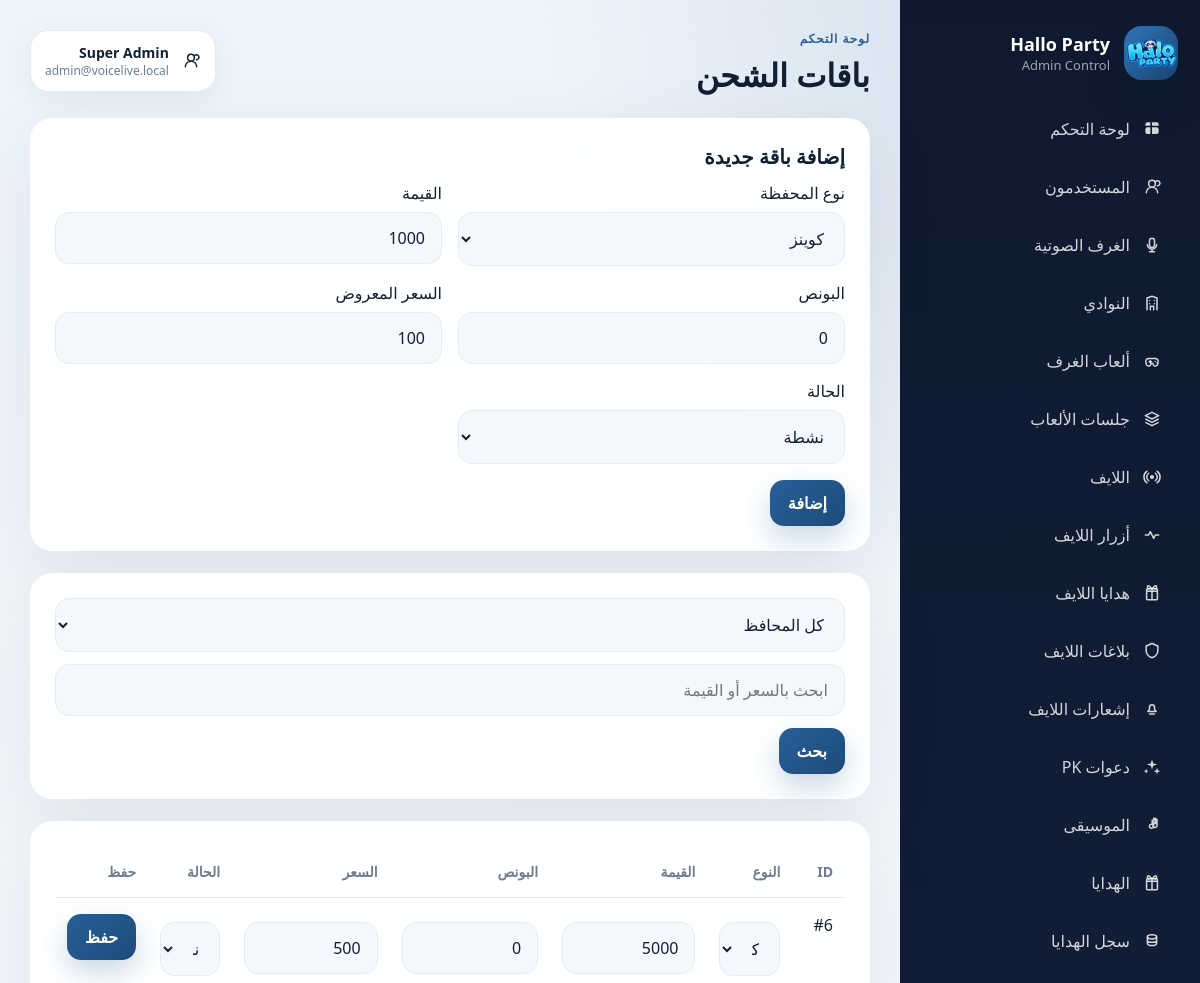
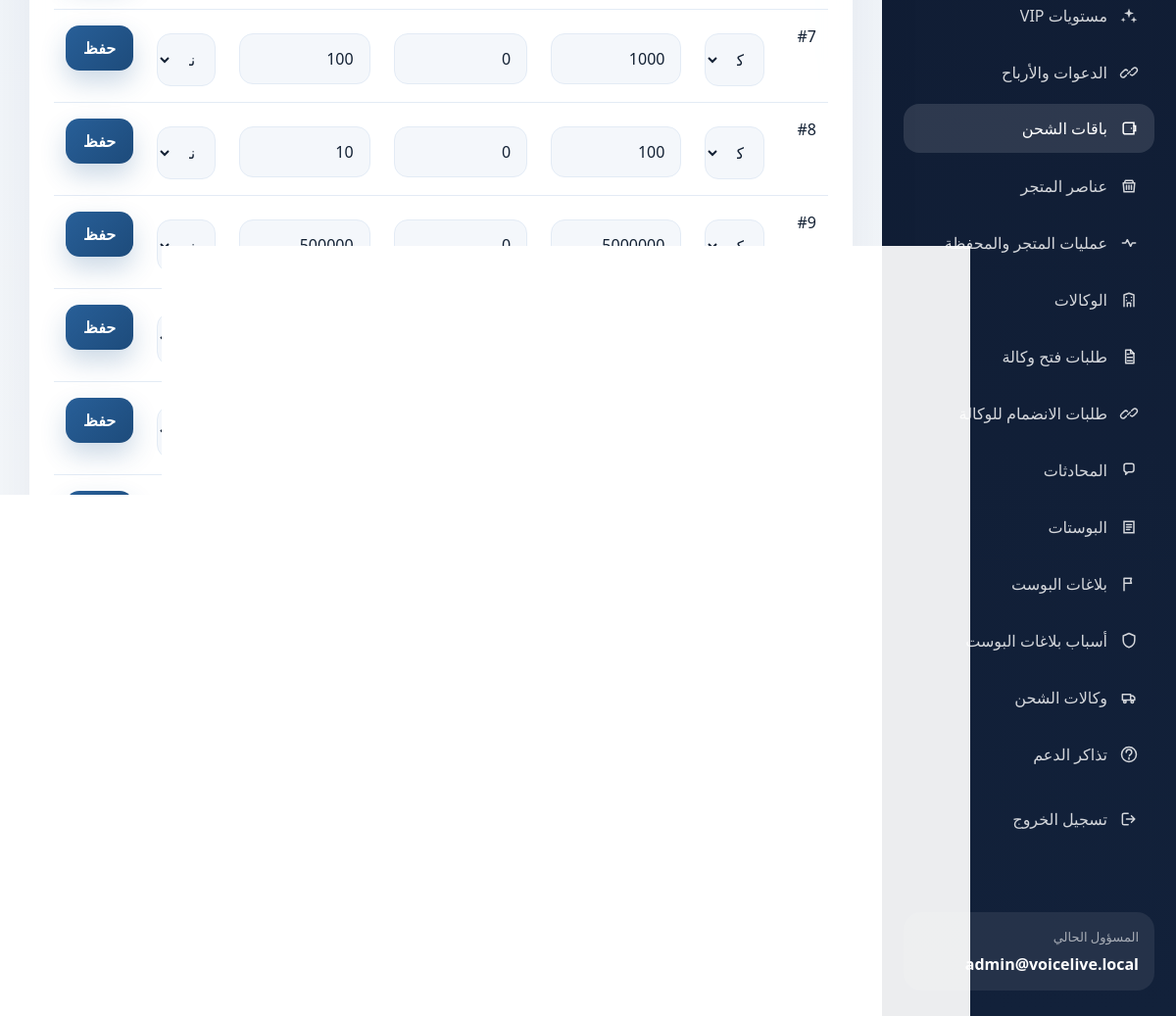
Screenshot of /backend/admin/wallet-packages.php (signed in) with the database file from the repository (2 pictures, top to bottom).
### tables this page shows
CREATE TABLE IF NOT EXISTS wallet_packages (
            id INT UNSIGNED AUTO_INCREMENT PRIMARY KEY,
            wallet_type VARCHAR(20) NOT NULL,
            amount INT NOT NULL,
            bonus_amount INT NOT NULL DEFAULT 0,
            price_label VARCHAR(120) NOT NULL,
            status VARCHAR(20) NOT NULL DEFAULT "active",
            display_order INT NOT NULL DEFAULT 0,
            created_at DATETIME NOT NULL,
            updated_at DATETIME NOT NULL
        );

### backend/src/EconomyService.php (called while the page is built, shortened)
<?php
final class EconomyService
{
    public function adminListWalletPackages(string $walletType = '', string $search = ''): array
    {
        $sql = 'SELECT * FROM wallet_packages WHERE 1 = 1';
        $params = [];
        $sql .= ' ORDER BY wallet_type ASC, display_order ASC, id ASC';
        $statement = $this->pdo->prepare($sql);
        $statement->execute($params);
        return $statement->fetchAll();
    }
}

### backend/admin/wallet-packages.php (the view, shortened to what this page needs)
<?php
require_once __DIR__ . '/common.php';
$pdo = admin_pdo();
$economyService = new EconomyService($pdo);
$walletType = trim((string) ($_GET['wallet_type'] ?? ''));
$search = trim((string) ($_GET['search'] ?? ''));
$packages = $economyService->adminListWalletPackages($walletType, $search);
admin_render_header('باقات الشحن', 'wallet-packages');
?>
<section class="panel">
    <div class="panel-title">إضافة باقة جديدة</div>
    <form method="post" class="form-grid">
        <label>
            نوع المحفظة
            <select name="wallet_type">
                <option value="coins">كوينز</option>
            </select>
        </label>
        <label>
            القيمة
            <input type="number" min="1" name="amount" value="1000" required>
        </label>
        <label>
            البونص
            <input type="number" min="0" name="bonus_amount" value="0" required>
        </label>
        <label>
            السعر المعروض
            <input type="text" name="price_label" value="100" required>
        </label>
        <label>
            الحالة
            <select name="status">
                <option value="active">نشطة</option>
            </select>
        </label>
        <div class="action-row">
            <button class="btn btn-primary" type="submit">إضافة</button>
        </div>
    </form>
</section>
<section class="panel">
    <form method="get" class="toolbar">
        <select name="wallet_type">
            <option value="">كل المحافظ</option>
        </select>
        <input type="text" name="search" value="<?= htmlspecialchars($search) ?>" placeholder="ابحث بالسعر أو القيمة">
        <button class="btn btn-primary" type="submit">بحث</button>
    </form>
</section>
<section class="panel table-panel">
    <table class="table">
        <thead>
        <tr>
            <th>ID</th>
            <th>النوع</th>
            <th>القيمة</th>
            <th>البونص</th>
            <th>السعر</th>
            <th>الحالة</th>
            <th>حفظ</th>
        </tr>
        </thead>
        <tbody>
        <?php foreach ($packages as $package): ?>
            <tr>
                <form method="post">
                    <td>#<?= (int) $package['id'] ?></td>
                    <td>
                        <select name="wallet_type">
                            <option value="coins" <?= $package['wallet_type'] === 'coins' ? 'selected' : '' ?>>كوينز</option>
                            <option value="diamonds" <?= $package['wallet_type'] === 'diamonds' ? 'selected' : '' ?>>ألماس</option>
                        </select>
                    </td>
                    <td><input type="number" min="1" name="amount" value="<?= (int) $package['amount'] ?>"></td>
                    <td><input type="number" min="0" name="bonus_amount" value="<?= (int) $package['bonus_amount'] ?>"></td>
                    <td><input type="text" name="price_label" value="<?= htmlspecialchars((string) $package['price_label']) ?>"></td>
                    <td>
                        <select name="status">
                            <option value="active" <?= $package['status'] === 'active' ? 'selected' : '' ?>>نشطة</option>
                        </select>
                    </td>
                    <td><button class="btn btn-primary" type="submit">حفظ</button></td>
                </form>
            </tr>
        <?php endforeach; ?>
        </tbody>
    </table>
</section>
<?php admin_render_footer(); ?>

### backend/admin/common.php (shortened to what this page needs)
<?php
$config = require __DIR__ . '/../config/app.php';
require_once __DIR__ . '/../src/EconomyService.php';
function admin_pdo(): PDO
{
    global $config;
    static $pdo = null;
    if ($pdo instanceof PDO) {
        return $pdo;
    }
    $pdo = Database::connection($config['db']);
    return $pdo;
}
function admin_current_user(): ?array
{
    $statement = admin_pdo()->prepare('SELECT * FROM admins WHERE id = :id LIMIT 1');
    $statement->execute(['id' => $_SESSION['admin_id']]);
    $admin = $statement->fetch();
    return $admin === false ? null : $admin;
}
function admin_brand_name(): string
{
    return 'Hallo Party';
}
function admin_brand_subtitle(): string
{
    return 'Admin Control';
}
function admin_brand_logo_url(): string
{
    return '/app-assets/images/splash_logo.png';
}
function admin_svg_icon(string $name, string $class = 'nav-icon'): string
{
    return sprintf(
        '<svg class="%s" viewBox="0 0 24 24" aria-hidden="true" focusable="false">%s</svg>',
        htmlspecialchars($class, ENT_QUOTES),
        $paths
    );
}
function admin_render_header(string $title, string $active = '', ?string $eyebrow = null): void
{
    $admin = admin_current_user();
    $eyebrowText = $eyebrow ?? 'لوحة التحكم';
    ?>
<!DOCTYPE html>
<html lang="ar" dir="rtl">
<head>
    <link rel="stylesheet" href="/admin/assets/style.css">
</head>
<body>
<div class="admin-shell">
    <aside class="sidebar" id="admin-sidebar">
        <div class="brand">
            <div class="brand-badge">
                <img class="brand-logo-image" src="<?= htmlspecialchars(admin_brand_logo_url(), ENT_QUOTES) ?>" alt="<?= htmlspecialchars(admin_brand_name(), ENT_QUOTES) ?>">
            </div>
            <div>
                <div class="brand-title"><?= htmlspecialchars(admin_brand_name()) ?></div>
                <div class="brand-subtitle"><?= htmlspecialchars(admin_brand_subtitle()) ?></div>
            </div>
        </div>
        <nav class="nav-links">
            <?php foreach (admin_nav_items() as $item): ?>
                <a class="<?= $active === $item['key'] ? 'active' : '' ?>" href="<?= htmlspecialchars($item['href']) ?>">
                    <?= admin_svg_icon((string) $item['icon']) ?>
                    <span><?= htmlspecialchars((string) $item['label']) ?></span>
                </a>
            <?php endforeach; ?>
            <a href="/admin/logout.php" class="nav-logout">
                <?= admin_svg_icon('logout') ?>
                <span>تسجيل الخروج</span>
            </a>
        </nav>
        <?php if ($admin !== null): ?>
            <div class="sidebar-footer">
                <div class="sidebar-footer-label">المسؤول الحالي</div>
                <div class="sidebar-footer-value"><?= htmlspecialchars((string) $admin['email']) ?></div>
            </div>
        <?php endif; ?>
    </aside>
    <main class="content">
        <header class="content-header">
            <div class="content-header-primary">
                <div>
                    <div class="page-eyebrow"><?= htmlspecialchars($eyebrowText) ?></div>
                    <h1><?= htmlspecialchars($title) ?></h1>
                </div>
            </div>
            <?php if ($admin !== null): ?>
                <div class="header-admin-pill">
                    <?= admin_svg_icon('users', 'header-pill-icon') ?>
                    <div>
                        <strong><?= htmlspecialchars((string) ($admin['name'] ?? 'Administrator')) ?></strong>
                        <span><?= htmlspecialchars((string) $admin['email']) ?></span>
                    </div>
                </div>
            <?php endif; ?>
        </header>
<?php
}
function admin_render_footer(): void
{
    ?>
    </main>
</div>
</body>
</html>
<?php
}

### rows the page displays
wallet_packages: id "6", wallet_type "كوينز", amount "5000", bonus_amount "0", price_label "500", status "نشطة"
wallet_packages: id "7", wallet_type "كوينز", amount "1000", bonus_amount "0", price_label "100", status "نشطة"
wallet_packages: id "8", wallet_type "كوينز", amount "100", bonus_amount "0", price_label "10", status "نشطة"
wallet_packages: id "9", wallet_type "كوينز", amount "5000000", bonus_amount "0", price_label "500000", status "نشطة"
wallet_packages: wallet_type "كوينز", amount "100000", bonus_amount "0", price_label "10000", status "نشطة"
wallet_packages: wallet_type "كوينز", amount "10000", bonus_amount "0", price_label "1000", status "نشطة"
wallet_packages: wallet_type "ألماس", amount "30990", bonus_amount "0", price_label "2,894,99 ج.م", status "نشطة"
wallet_packages: wallet_type "ألماس", amount "6090", bonus_amount "0", price_label "578,99 ج.م", status "نشطة"
wallet_packages: wallet_type "ألماس", amount "600", bonus_amount "300", price_label "57,99 ج.م", status "نشطة"
wallet_packages: wallet_type "ألماس", amount "122990", bonus_amount "1000", price_label "11,536,99 ج.م", status "نشطة"
wallet_packages: wallet_type "ألماس", amount "61990", bonus_amount "0", price_label "5,736,99 ج.م", status "نشطة"

### other values shown
admin_brand_name() "Hallo Party"
admin_brand_subtitle() "Admin Control"
$item['label'] "لوحة التحكم"
$item['label'] "المستخدمون"
$item['label'] "الغرف الصوتية"
$item['label'] "النوادي"
$item['label'] "ألعاب الغرف"
$item['label'] "جلسات الألعاب"
$item['label'] "اللايف"
$item['label'] "أزرار اللايف"
$item['label'] "هدايا اللايف"
$item['label'] "بلاغات اللايف"
$item['label'] "إشعارات اللايف"
$item['label'] "دعوات PK"
$item['label'] "الموسيقى"
